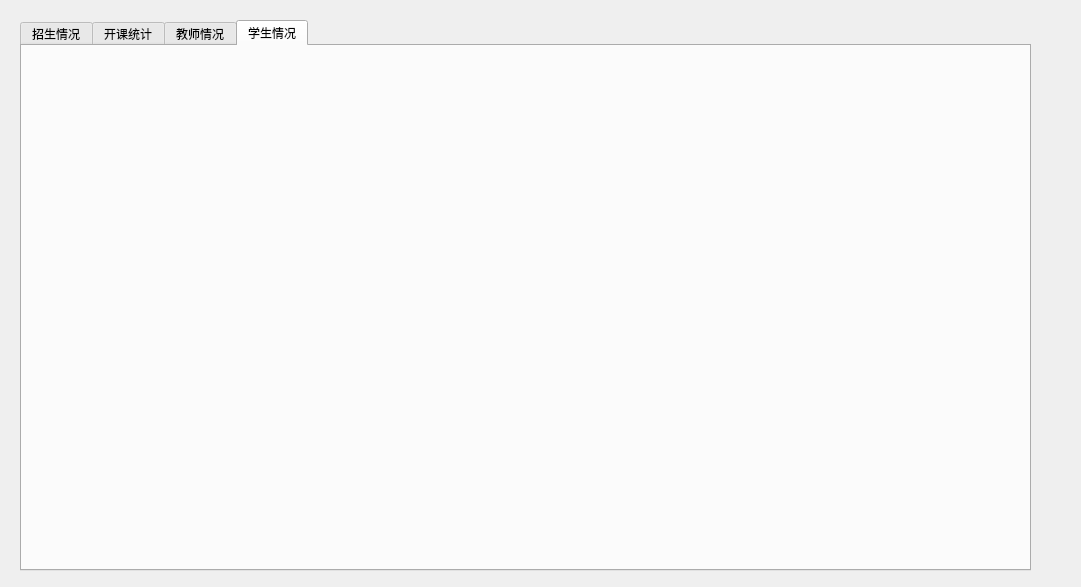
<?xml version="1.0" encoding="UTF-8"?>
<ui version="4.0">
 <class>FormL</class>
 <widget class="QWidget" name="FormL">
  <property name="geometry">
   <rect>
    <x>0</x>
    <y>0</y>
    <width>1081</width>
    <height>587</height>
   </rect>
  </property>
  <property name="windowTitle">
   <string>Leader</string>
  </property>
  <widget class="QTabWidget" name="tabWidget">
   <property name="geometry">
    <rect>
     <x>20</x>
     <y>20</y>
     <width>1011</width>
     <height>551</height>
    </rect>
   </property>
   <property name="currentIndex">
    <number>3</number>
   </property>
   <widget class="QWidget" name="tab">
    <attribute name="title">
     <string>招生情况</string>
    </attribute>
   </widget>
   <widget class="QWidget" name="tab_2">
    <attribute name="title">
     <string>开课统计</string>
    </attribute>
   </widget>
   <widget class="QWidget" name="tab_3">
    <attribute name="title">
     <string>教师情况</string>
    </attribute>
   </widget>
   <widget class="QWidget" name="tab_4">
    <attribute name="title">
     <string>学生情况</string>
    </attribute>
   </widget>
  </widget>
 </widget>
 <resources/>
 <connections/>
</ui>
